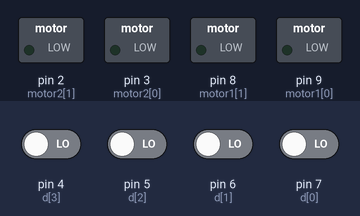
This sketch was run on a simulated Arduino Uno, built with avr-gcc and run on an emulated ATmega328P. Shown: switched loads named in the sketch (green lamp = pin HIGH). The test bench sets the inputs (shaded band); at power-on: pin 4 (d[3]), pin 5 (d[2]), pin 6 (d[1]), pin 7 (d[0]) LOW.

Above: at 17.9 s.
18.0 s: pin 5 (d[2]) driven HIGH
At 18.7 s:
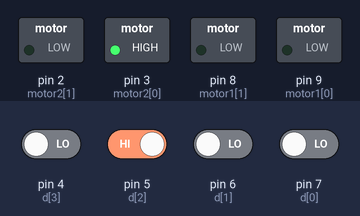
19.5 s: pin 7 (d[0]) driven HIGH
At 19.8 s:
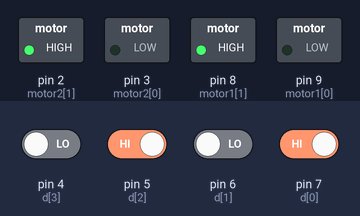
21.0 s: pin 5 (d[2]) driven LOW
At 22.1 s:
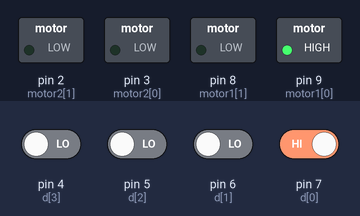
22.5 s: pin 7 (d[0]) driven LOW
At 23.3 s:
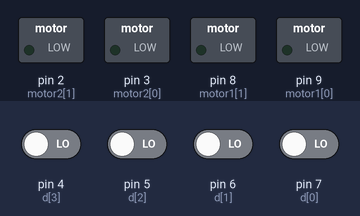
24.0 s: pin 6 (d[1]) driven HIGH
At 24.4 s:
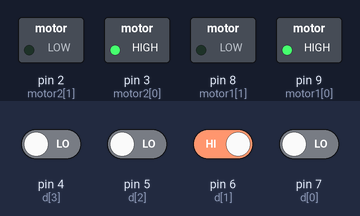
25.5 s: pin 6 (d[1]) driven LOW
At 26.8 s:
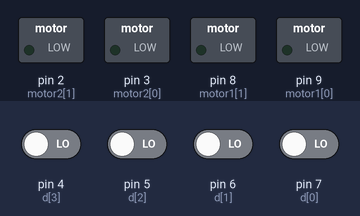
Timing chart, 0 to 28.0 s (numbered marks = the images above; inputs shaded):
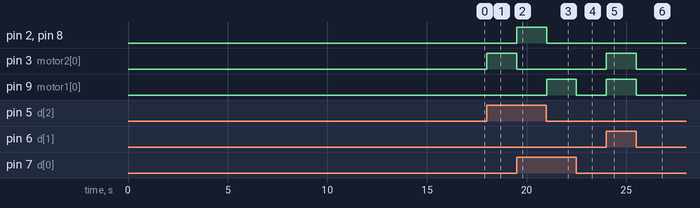

The sketch:

lolo.ino
```cpp
char yaad[1500];
int motor1[] = {9,8};
int motor2[] = {3,2};
int d[] = {7,6,5,4};
int cur=0;
long start;
void setup() {
  pinMode(motor1[0], OUTPUT);
  pinMode(motor1[1], OUTPUT);
  pinMode(motor2[0], OUTPUT);
  pinMode(motor2[1], OUTPUT);
  pinMode(d[0], INPUT);
  pinMode(d[1], INPUT);
  pinMode(d[2], INPUT);
  pinMode(d[3], INPUT);
  start=millis();
}
void swap_pin()
{
motor1[0]=2;
motor1[0]=3;
motor2[0]=8;
motor2[0]=9;
}
void traceback()
{
  int input;
  swap_pin();
  while(1)
  {
   input=yaad[--cur];
   if(input==0)
     forward();
   if(input==1)
     backward();
   if(input==2)
     right();
   if(input==3)
     left();
   if(input==4)
     stopr();
     delay(10);
     if(cur==0)
     break;
  }
}
void give_response(int y){
 yaad[cur++]=y;
}
void loop() {
    int input[4];
    int i;
  int y=-1;
  // put your main code here, to run repeatedly:
  for(i=0;i<4;i++)
   input[i]=digitalRead(d[i]);
 if(input[0] == LOW && input[1] == HIGH && input[2] == LOW && input[3] == LOW)
 {
   y=0;
   forward();
 }
 if(input[0] == HIGH && input[1] == LOW && input[2] == HIGH && input[3] == LOW)
  {
    y=1;
    backward();
  }
 if(input[0] == LOW && input[1] == LOW && input[2] == HIGH && input[3] == LOW)
 {
   y=2;
   right();
 }
 if(input[0] == HIGH && input[1] == LOW && input[2] == LOW && input[3] == LOW)
 {
    y=3;
    left();
 }
 if(input[0] == LOW && input[1] == LOW && input[2] == LOW && input[3] == LOW)
 {
    y=4;
    stopr();
 }
 if(input[0] == HIGH && input[1] == HIGH && input[2] == HIGH && input[3] == HIGH)
   traceback();
  if(millis()>start+10)
  {
   give_response(y);
   start=millis();
  }
}

void stopr()
{
  Serial.println("STOP");
  digitalWrite(motor1[0], LOW);
  digitalWrite(motor1[1], LOW);
  digitalWrite(motor2[0], LOW);
  digitalWrite(motor2[1], LOW);
}

void forward()
{
  Serial.println("FORWARD");
  digitalWrite(motor1[0], HIGH);
  digitalWrite(motor1[1], LOW);
  digitalWrite(motor2[0], HIGH);
  digitalWrite(motor2[1], LOW);
}

void backward()
{

  Serial.println("BACK");
  digitalWrite(motor1[0], LOW);
  digitalWrite(motor1[1], HIGH);
  digitalWrite(motor2[0], LOW);
  digitalWrite(motor2[1], HIGH);
}

void left()
{

  Serial.println("LEFT");
  digitalWrite(motor1[0], HIGH);
  digitalWrite(motor1[1], LOW);
  digitalWrite(motor2[0], LOW);
  digitalWrite(motor2[1], LOW);
}

void right()
{
  Serial.println("RIGHT");
  digitalWrite(motor1[0], LOW);
  digitalWrite(motor1[1], LOW);
  digitalWrite(motor2[0], HIGH);
  digitalWrite(motor2[1], LOW);
}
```

Measured:
- after the input at 18.0 s, pin 3 (motor2[0]): LOW → HIGH at once
- after the input at 19.5 s, pin 2 (motor2[1]), pin 8 (motor1[1]): LOW → HIGH at once; pin 3 (motor2[0]): HIGH → LOW at once
- after the input at 21.0 s, pin 2 (motor2[1]), pin 8 (motor1[1]): HIGH → LOW at once; pin 9 (motor1[0]): LOW → HIGH at once
- after the input at 22.5 s, pin 9 (motor1[0]): HIGH → LOW at once
- after the input at 24.0 s, pin 3 (motor2[0]), pin 9 (motor1[0]): LOW → HIGH at once
- after the input at 25.5 s, pin 3 (motor2[0]), pin 9 (motor1[0]): HIGH → LOW at once
